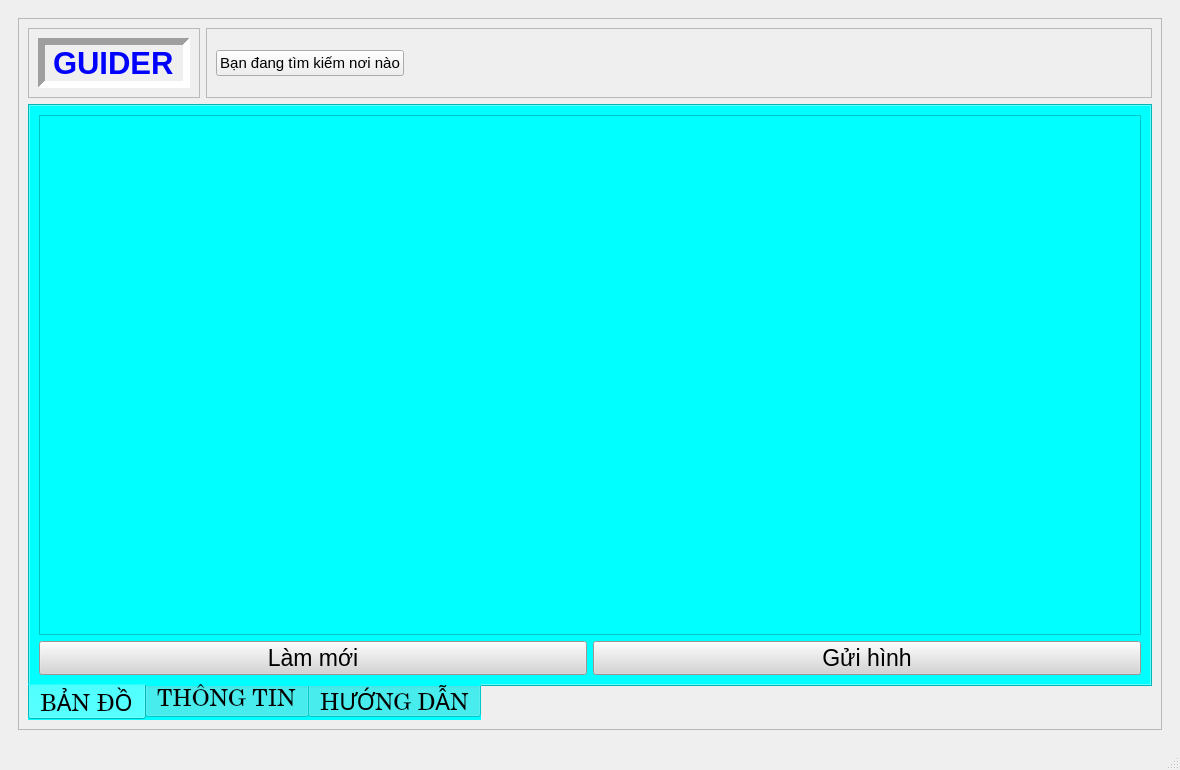
<?xml version="1.0" encoding="UTF-8"?>
<ui version="4.0">
 <class>MainWindow</class>
 <widget class="QMainWindow" name="MainWindow">
  <property name="geometry">
   <rect>
    <x>0</x>
    <y>0</y>
    <width>1180</width>
    <height>770</height>
   </rect>
  </property>
  <property name="windowTitle">
   <string>MainWindow</string>
  </property>
  <property name="autoFillBackground">
   <bool>true</bool>
  </property>
  <widget class="QWidget" name="centralwidget">
   <layout class="QGridLayout" name="gridLayout_8">
    <item row="0" column="0">
     <widget class="QStackedWidget" name="stackedWidget">
      <property name="currentIndex">
       <number>0</number>
      </property>
      <widget class="QWidget" name="main">
       <layout class="QGridLayout" name="gridLayout_6">
        <item row="0" column="0">
         <widget class="QFrame" name="frame">
          <property name="frameShape">
           <enum>QFrame::StyledPanel</enum>
          </property>
          <property name="frameShadow">
           <enum>QFrame::Raised</enum>
          </property>
          <layout class="QGridLayout" name="gridLayout_3">
           <item row="1" column="0" colspan="2">
            <widget class="QTabWidget" name="tab_alt">
             <property name="enabled">
              <bool>true</bool>
             </property>
             <property name="font">
              <font>
               <family>Century Schoolbook</family>
               <pointsize>17</pointsize>
              </font>
             </property>
             <property name="tabletTracking">
              <bool>true</bool>
             </property>
             <property name="acceptDrops">
              <bool>false</bool>
             </property>
             <property name="autoFillBackground">
              <bool>false</bool>
             </property>
             <property name="styleSheet">
              <string notr="true">QWidget { background-color:cyan; }</string>
             </property>
             <property name="tabPosition">
              <enum>QTabWidget::South</enum>
             </property>
             <property name="currentIndex">
              <number>0</number>
             </property>
             <property name="elideMode">
              <enum>Qt::ElideRight</enum>
             </property>
             <property name="documentMode">
              <bool>false</bool>
             </property>
             <property name="movable">
              <bool>false</bool>
             </property>
             <property name="tabBarAutoHide">
              <bool>false</bool>
             </property>
             <widget class="QWidget" name="map">
              <attribute name="title">
               <string>BẢN ĐỒ</string>
              </attribute>
              <layout class="QGridLayout" name="gridLayout_14">
               <item row="1" column="0">
                <widget class="QPushButton" name="refresh">
                 <property name="font">
                  <font>
                   <pointsize>17</pointsize>
                  </font>
                 </property>
                 <property name="styleSheet">
                  <string notr="true">QWidget { background-color:rgb(212, 212, 212); }</string>
                 </property>
                 <property name="text">
                  <string>Làm mới</string>
                 </property>
                 <property name="autoDefault">
                  <bool>true</bool>
                 </property>
                 <property name="default">
                  <bool>false</bool>
                 </property>
                 <property name="flat">
                  <bool>false</bool>
                 </property>
                </widget>
               </item>
               <item row="1" column="1">
                <widget class="QPushButton" name="send_image">
                 <property name="font">
                  <font>
                   <pointsize>17</pointsize>
                  </font>
                 </property>
                 <property name="styleSheet">
                  <string notr="true">QWidget { background-color:rgb(212, 212, 212); }</string>
                 </property>
                 <property name="text">
                  <string>Gửi hình</string>
                 </property>
                 <property name="autoDefault">
                  <bool>false</bool>
                 </property>
                 <property name="default">
                  <bool>false</bool>
                 </property>
                 <property name="flat">
                  <bool>false</bool>
                 </property>
                </widget>
               </item>
               <item row="0" column="0" colspan="2">
                <widget class="QGraphicsView" name="graphicsView">
                 <property name="frameShadow">
                  <enum>QFrame::Sunken</enum>
                 </property>
                </widget>
               </item>
              </layout>
             </widget>
             <widget class="QWidget" name="information">
              <attribute name="title">
               <string>THÔNG TIN</string>
              </attribute>
              <layout class="QGridLayout" name="gridLayout_4">
               <item row="0" column="0">
                <widget class="QTextBrowser" name="textBrowser">
                 <property name="html">
                  <string>&lt;!DOCTYPE HTML PUBLIC &quot;-//W3C//DTD HTML 4.0//EN&quot; &quot;http://www.w3.org/TR/REC-html40/strict.dtd&quot;&gt;
&lt;html&gt;&lt;head&gt;&lt;meta name=&quot;qrichtext&quot; content=&quot;1&quot; /&gt;&lt;style type=&quot;text/css&quot;&gt;
p, li { white-space: pre-wrap; }
&lt;/style&gt;&lt;/head&gt;&lt;body style=&quot; font-family:'MS Shell Dlg 2'; font-size:7.8pt; font-weight:400; font-style:normal;&quot;&gt;
&lt;p style=&quot; margin-top:0px; margin-bottom:0px; margin-left:0px; margin-right:0px; -qt-block-indent:0; text-indent:0px;&quot;&gt;&lt;span style=&quot; font-family:'Arial,sans-serif'; font-size:18pt; font-weight:600; font-style:italic; text-decoration: underline;&quot;&gt;GIỚI THIỆU&lt;/span&gt;&lt;span style=&quot; font-size:8pt;&quot;&gt; &lt;/span&gt;&lt;/p&gt;
&lt;p style=&quot; margin-top:0px; margin-bottom:0px; margin-left:0px; margin-right:0px; -qt-block-indent:0; text-indent:0px;&quot;&gt;&lt;span style=&quot; font-family:'Arial,sans-serif'; font-size:17pt;&quot;&gt;Xin chào bạn, đây là sản phẩm đến từ nhóm sinh viên trong cuộc thi Bách Khoa Innovation. Chúng tôi hi vọng thiết bị này có thể giải quyết vấn đề tìm đường trong các khu vực lớn.&lt;/span&gt;&lt;span style=&quot; font-size:8pt;&quot;&gt; &lt;/span&gt;&lt;/p&gt;
&lt;p style=&quot; margin-top:12px; margin-bottom:12px; margin-left:0px; margin-right:0px; -qt-block-indent:0; text-indent:0px;&quot;&gt;&lt;span style=&quot; font-family:'Arial,sans-serif'; font-size:17pt;&quot;&gt;Chúc bạn có những trải nghiệm thú vị với sản phẩm mới lạ này. Xin cảm ơn!&lt;/span&gt;&lt;span style=&quot; font-size:8pt;&quot;&gt; &lt;/span&gt;&lt;/p&gt;&lt;/body&gt;&lt;/html&gt;</string>
                 </property>
                </widget>
               </item>
              </layout>
             </widget>
             <widget class="QWidget" name="usage">
              <attribute name="title">
               <string>HƯỚNG DẪN</string>
              </attribute>
              <layout class="QVBoxLayout" name="verticalLayout_2">
               <item>
                <widget class="QTextEdit" name="guide">
                 <property name="font">
                  <font>
                   <family>Arial</family>
                   <pointsize>18</pointsize>
                   <weight>50</weight>
                   <italic>false</italic>
                   <bold>false</bold>
                  </font>
                 </property>
                 <property name="styleSheet">
                  <string notr="true">
font: 18pt &quot;Arial&quot;;</string>
                 </property>
                 <property name="readOnly">
                  <bool>true</bool>
                 </property>
                 <property name="html">
                  <string>&lt;!DOCTYPE HTML PUBLIC &quot;-//W3C//DTD HTML 4.0//EN&quot; &quot;http://www.w3.org/TR/REC-html40/strict.dtd&quot;&gt;
&lt;html&gt;&lt;head&gt;&lt;meta name=&quot;qrichtext&quot; content=&quot;1&quot; /&gt;&lt;style type=&quot;text/css&quot;&gt;
p, li { white-space: pre-wrap; }
&lt;/style&gt;&lt;/head&gt;&lt;body style=&quot; font-family:'Arial'; font-size:18pt; font-weight:400; font-style:normal;&quot;&gt;
&lt;p style=&quot; margin-top:0px; margin-bottom:0px; margin-left:0px; margin-right:0px; -qt-block-indent:0; text-indent:0px;&quot;&gt;&lt;span style=&quot; font-weight:600; text-decoration: underline;&quot;&gt;HƯỚNG DẪN SỬ DỤNG&lt;/span&gt;&lt;/p&gt;
&lt;p style=&quot; margin-top:0px; margin-bottom:0px; margin-left:0px; margin-right:0px; -qt-block-indent:0; text-indent:0px;&quot;&gt;- Chọn thanh tìm kiếm&lt;/p&gt;
&lt;p style=&quot; margin-top:0px; margin-bottom:0px; margin-left:0px; margin-right:0px; -qt-block-indent:0; text-indent:0px;&quot;&gt;- Chọn kính lúp bagts đầu tìm kiếm&lt;/p&gt;
&lt;p style=&quot; margin-top:0px; margin-bottom:0px; margin-left:0px; margin-right:0px; -qt-block-indent:0; text-indent:0px;&quot;&gt;- Ấn vào chỉ đường&lt;/p&gt;&lt;/body&gt;&lt;/html&gt;</string>
                 </property>
                </widget>
               </item>
              </layout>
             </widget>
            </widget>
           </item>
           <item row="0" column="1">
            <widget class="QFrame" name="frame_5">
             <property name="frameShape">
              <enum>QFrame::StyledPanel</enum>
             </property>
             <property name="frameShadow">
              <enum>QFrame::Raised</enum>
             </property>
             <layout class="QGridLayout" name="gridLayout_2">
              <item row="0" column="0">
               <widget class="QPushButton" name="click_to_search">
                <property name="font">
                 <font>
                  <pointsize>11</pointsize>
                 </font>
                </property>
                <property name="text">
                 <string>Bạn đang tìm kiếm nơi nào</string>
                </property>
                <property name="icon">
                 <iconset resource="../mapbachkhoa/map.qrc">
                  <normaloff>:/icon/icon/lookup-2.png</normaloff>:/icon/icon/lookup-2.png</iconset>
                </property>
                <property name="iconSize">
                 <size>
                  <width>50</width>
                  <height>50</height>
                 </size>
                </property>
               </widget>
              </item>
              <item row="0" column="1">
               <spacer name="horizontalSpacer">
                <property name="orientation">
                 <enum>Qt::Horizontal</enum>
                </property>
                <property name="sizeHint" stdset="0">
                 <size>
                  <width>618</width>
                  <height>20</height>
                 </size>
                </property>
               </spacer>
              </item>
             </layout>
            </widget>
           </item>
           <item row="0" column="0">
            <widget class="QFrame" name="frame_">
             <property name="frameShape">
              <enum>QFrame::StyledPanel</enum>
             </property>
             <property name="frameShadow">
              <enum>QFrame::Raised</enum>
             </property>
             <layout class="QGridLayout" name="gridLayout_5">
              <item row="0" column="0">
               <widget class="QLabel" name="label">
                <property name="font">
                 <font>
                  <pointsize>23</pointsize>
                  <weight>75</weight>
                  <bold>true</bold>
                  <strikeout>false</strikeout>
                 </font>
                </property>
                <property name="styleSheet">
                 <string notr="true">QWidget { color:blue; }</string>
                </property>
                <property name="frameShape">
                 <enum>QFrame::Panel</enum>
                </property>
                <property name="frameShadow">
                 <enum>QFrame::Sunken</enum>
                </property>
                <property name="lineWidth">
                 <number>7</number>
                </property>
                <property name="text">
                 <string>&lt;html&gt;&lt;head/&gt;&lt;body&gt;&lt;p align=&quot;justify&quot;&gt;GUIDER&lt;/p&gt;&lt;/body&gt;&lt;/html&gt;</string>
                </property>
                <property name="wordWrap">
                 <bool>false</bool>
                </property>
               </widget>
              </item>
             </layout>
            </widget>
           </item>
          </layout>
         </widget>
        </item>
       </layout>
      </widget>
      <widget class="QWidget" name="search_bar">
       <layout class="QGridLayout" name="gridLayout_9">
        <item row="0" column="0">
         <widget class="QFrame" name="frame_3">
          <property name="frameShape">
           <enum>QFrame::StyledPanel</enum>
          </property>
          <property name="frameShadow">
           <enum>QFrame::Raised</enum>
          </property>
          <layout class="QGridLayout" name="gridLayout">
           <item row="0" column="1">
            <spacer name="horizontalSpacer_3">
             <property name="orientation">
              <enum>Qt::Horizontal</enum>
             </property>
             <property name="sizeHint" stdset="0">
              <size>
               <width>981</width>
               <height>20</height>
              </size>
             </property>
            </spacer>
           </item>
           <item row="1" column="0" colspan="2">
            <widget class="QFrame" name="frame_6">
             <property name="frameShape">
              <enum>QFrame::StyledPanel</enum>
             </property>
             <property name="frameShadow">
              <enum>QFrame::Raised</enum>
             </property>
             <layout class="QGridLayout" name="gridLayout_7">
              <item row="1" column="2">
               <widget class="QLineEdit" name="destination">
                <property name="font">
                 <font>
                  <pointsize>13</pointsize>
                 </font>
                </property>
                <property name="inputMask">
                 <string/>
                </property>
                <property name="text">
                 <string/>
                </property>
                <property name="frame">
                 <bool>true</bool>
                </property>
                <property name="echoMode">
                 <enum>QLineEdit::Normal</enum>
                </property>
                <property name="cursorPosition">
                 <number>0</number>
                </property>
                <property name="readOnly">
                 <bool>false</bool>
                </property>
                <property name="placeholderText">
                 <string>Nhập địa điểm bạn muốn đến</string>
                </property>
                <property name="clearButtonEnabled">
                 <bool>true</bool>
                </property>
               </widget>
              </item>
              <item row="0" column="5" rowspan="2">
               <spacer name="horizontalSpacer_2">
                <property name="orientation">
                 <enum>Qt::Horizontal</enum>
                </property>
                <property name="sizeHint" stdset="0">
                 <size>
                  <width>677</width>
                  <height>20</height>
                 </size>
                </property>
               </spacer>
              </item>
              <item row="0" column="4" rowspan="2">
               <widget class="QPushButton" name="start_lookup_2">
                <property name="font">
                 <font>
                  <pointsize>12</pointsize>
                 </font>
                </property>
                <property name="text">
                 <string>Thông tin
điểm đến</string>
                </property>
                <property name="icon">
                 <iconset resource="../mapbachkhoa/map.qrc">
                  <normaloff>:/map/search-information-pngrepo-com.png</normaloff>:/map/search-information-pngrepo-com.png</iconset>
                </property>
                <property name="iconSize">
                 <size>
                  <width>50</width>
                  <height>50</height>
                 </size>
                </property>
               </widget>
              </item>
              <item row="0" column="3" rowspan="2">
               <widget class="QPushButton" name="start_lookup">
                <property name="font">
                 <font>
                  <pointsize>15</pointsize>
                 </font>
                </property>
                <property name="text">
                 <string>Tìm đường</string>
                </property>
                <property name="icon">
                 <iconset resource="../mapbachkhoa/map.qrc">
                  <normaloff>:/icon/icon/lookup-2.png</normaloff>:/icon/icon/lookup-2.png</iconset>
                </property>
                <property name="iconSize">
                 <size>
                  <width>50</width>
                  <height>50</height>
                 </size>
                </property>
               </widget>
              </item>
              <item row="1" column="0">
               <widget class="QLineEdit" name="departure">
                <property name="font">
                 <font>
                  <pointsize>13</pointsize>
                 </font>
                </property>
                <property name="inputMask">
                 <string/>
                </property>
                <property name="text">
                 <string>B4</string>
                </property>
                <property name="frame">
                 <bool>true</bool>
                </property>
                <property name="echoMode">
                 <enum>QLineEdit::Normal</enum>
                </property>
                <property name="cursorPosition">
                 <number>2</number>
                </property>
                <property name="readOnly">
                 <bool>false</bool>
                </property>
                <property name="placeholderText">
                 <string>Điểm bắt đầu</string>
                </property>
                <property name="clearButtonEnabled">
                 <bool>true</bool>
                </property>
               </widget>
              </item>
              <item row="2" column="0" colspan="6">
               <widget class="QTableView" name="room_building">
                <property name="font">
                 <font>
                  <pointsize>15</pointsize>
                 </font>
                </property>
                <property name="styleSheet">
                 <string notr="true">mvkldv
klsaklsa</string>
                </property>
               </widget>
              </item>
              <item row="0" column="1" rowspan="2" colspan="2">
               <spacer name="horizontalSpacer_4">
                <property name="orientation">
                 <enum>Qt::Horizontal</enum>
                </property>
                <property name="sizeHint" stdset="0">
                 <size>
                  <width>76</width>
                  <height>20</height>
                 </size>
                </property>
               </spacer>
              </item>
             </layout>
            </widget>
           </item>
           <item row="0" column="0">
            <widget class="QPushButton" name="backbutton1">
             <property name="font">
              <font>
               <pointsize>13</pointsize>
              </font>
             </property>
             <property name="text">
              <string>Quay lại</string>
             </property>
             <property name="icon">
              <iconset resource="../mapbachkhoa/map.qrc">
               <normaloff>:/icon/icon/back-icon-png-17.png</normaloff>:/icon/icon/back-icon-png-17.png</iconset>
             </property>
             <property name="iconSize">
              <size>
               <width>30</width>
               <height>30</height>
              </size>
             </property>
            </widget>
           </item>
          </layout>
         </widget>
        </item>
       </layout>
      </widget>
      <widget class="QWidget" name="page_info">
       <layout class="QGridLayout" name="gridLayout_12">
        <item row="0" column="1">
         <spacer name="horizontalSpacer_5">
          <property name="orientation">
           <enum>Qt::Horizontal</enum>
          </property>
          <property name="sizeHint" stdset="0">
           <size>
            <width>957</width>
            <height>20</height>
           </size>
          </property>
         </spacer>
        </item>
        <item row="0" column="0">
         <widget class="QPushButton" name="backbutton2">
          <property name="enabled">
           <bool>true</bool>
          </property>
          <property name="font">
           <font>
            <pointsize>13</pointsize>
           </font>
          </property>
          <property name="text">
           <string>Quay lại</string>
          </property>
          <property name="icon">
           <iconset resource="../mapbachkhoa/map.qrc">
            <normaloff>:/icon/icon/back-icon-png-17.png</normaloff>:/icon/icon/back-icon-png-17.png</iconset>
          </property>
          <property name="iconSize">
           <size>
            <width>30</width>
            <height>30</height>
           </size>
          </property>
         </widget>
        </item>
        <item row="1" column="0" colspan="2">
         <widget class="QFrame" name="frame_7">
          <property name="frameShape">
           <enum>QFrame::StyledPanel</enum>
          </property>
          <property name="frameShadow">
           <enum>QFrame::Raised</enum>
          </property>
          <layout class="QGridLayout" name="gridLayout_11">
           <item row="2" column="0">
            <spacer name="horizontalSpacer_6">
             <property name="orientation">
              <enum>Qt::Horizontal</enum>
             </property>
             <property name="sizeHint" stdset="0">
              <size>
               <width>767</width>
               <height>20</height>
              </size>
             </property>
            </spacer>
           </item>
           <item row="2" column="2">
            <spacer name="horizontalSpacer_7">
             <property name="orientation">
              <enum>Qt::Horizontal</enum>
             </property>
             <property name="sizeHint" stdset="0">
              <size>
               <width>197</width>
               <height>20</height>
              </size>
             </property>
            </spacer>
           </item>
           <item row="2" column="1">
            <widget class="QPushButton" name="find_path">
             <property name="font">
              <font>
               <pointsize>11</pointsize>
              </font>
             </property>
             <property name="text">
              <string>Chỉ đường</string>
             </property>
             <property name="icon">
              <iconset resource="../mapbachkhoa/map.qrc">
               <normaloff>:/map/download (1).jfif</normaloff>:/map/download (1).jfif</iconset>
             </property>
             <property name="iconSize">
              <size>
               <width>45</width>
               <height>45</height>
              </size>
             </property>
            </widget>
           </item>
           <item row="0" column="0">
            <widget class="QFrame" name="frame_8">
             <property name="frameShape">
              <enum>QFrame::StyledPanel</enum>
             </property>
             <property name="frameShadow">
              <enum>QFrame::Raised</enum>
             </property>
             <layout class="QGridLayout" name="gridLayout_10">
              <item row="0" column="0">
               <widget class="QTextEdit" name="info_room">
                <property name="readOnly">
                 <bool>true</bool>
                </property>
                <property name="html">
                 <string>&lt;!DOCTYPE HTML PUBLIC &quot;-//W3C//DTD HTML 4.0//EN&quot; &quot;http://www.w3.org/TR/REC-html40/strict.dtd&quot;&gt;
&lt;html&gt;&lt;head&gt;&lt;meta name=&quot;qrichtext&quot; content=&quot;1&quot; /&gt;&lt;style type=&quot;text/css&quot;&gt;
p, li { white-space: pre-wrap; }
&lt;/style&gt;&lt;/head&gt;&lt;body style=&quot; font-family:'MS Shell Dlg 2'; font-size:7.8pt; font-weight:400; font-style:normal;&quot;&gt;
&lt;table border=&quot;0&quot; style=&quot; margin-top:0px; margin-bottom:0px; margin-left:0px; margin-right:0px;&quot; cellspacing=&quot;0&quot; cellpadding=&quot;0&quot; bgcolor=&quot;#ffffff&quot;&gt;
&lt;tr&gt;
&lt;td style=&quot; padding-left:0; padding-right:0; padding-top:0; padding-bottom:0;&quot;&gt;
&lt;p style=&quot; margin-top:12px; margin-bottom:12px; margin-left:0px; margin-right:0px; -qt-block-indent:0; text-indent:0px;&quot;&gt;&lt;span style=&quot; font-size:18pt;&quot;&gt;&lt;br /&gt;&lt;/span&gt;&lt;/p&gt;
&lt;p style=&quot; margin-top:12px; margin-bottom:12px; margin-left:0px; margin-right:0px; -qt-block-indent:0; text-indent:0px;&quot;&gt;&lt;span style=&quot; font-family:'arial,helvetica,sans-serif'; font-size:18pt; font-weight:600; color:#333333;&quot;&gt;Văn phòng&lt;/span&gt;&lt;/p&gt;&lt;/td&gt;
&lt;td style=&quot; padding-left:0; padding-right:0; padding-top:0; padding-bottom:0;&quot;&gt;
&lt;p style=&quot; margin-top:12px; margin-bottom:12px; margin-left:0px; margin-right:0px; -qt-block-indent:0; text-indent:0px;&quot;&gt;&lt;span style=&quot; font-family:'arial,helvetica,sans-serif'; font-size:18pt; font-weight:600; color:#333333;&quot;&gt;KHOA KHOA HỌC VÀ KĨ THUẬT MÁY TÍNH&lt;/span&gt;&lt;/p&gt;
&lt;p style=&quot; margin-top:12px; margin-bottom:12px; margin-left:0px; margin-right:0px; -qt-block-indent:0; text-indent:0px;&quot;&gt;&lt;span style=&quot; font-family:'arial,helvetica,sans-serif'; font-size:18pt; color:#333333;&quot;&gt;: A3 – 268 Lý Thường Kiệt, Q. 10, TP. HCM&lt;/span&gt;&lt;/p&gt;&lt;/td&gt;&lt;/tr&gt;
&lt;tr&gt;
&lt;td style=&quot; padding-left:0; padding-right:0; padding-top:0; padding-bottom:0;&quot;&gt;
&lt;p style=&quot; margin-top:12px; margin-bottom:12px; margin-left:0px; margin-right:0px; -qt-block-indent:0; text-indent:0px;&quot;&gt;&lt;span style=&quot; font-family:'arial,helvetica,sans-serif'; font-size:18pt; font-weight:600; color:#333333;&quot;&gt;Điện thoại&lt;/span&gt;&lt;/p&gt;&lt;/td&gt;
&lt;td style=&quot; padding-left:0; padding-right:0; padding-top:0; padding-bottom:0;&quot;&gt;
&lt;p style=&quot; margin-top:12px; margin-bottom:12px; margin-left:0px; margin-right:0px; -qt-block-indent:0; text-indent:0px;&quot;&gt;&lt;span style=&quot; font-family:'arial,helvetica,sans-serif'; font-size:18pt; color:#333333;&quot;&gt;: (84.8) 8.647.256 - Ext: 5847&lt;/span&gt;&lt;/p&gt;&lt;/td&gt;&lt;/tr&gt;
&lt;tr&gt;
&lt;td style=&quot; padding-left:0; padding-right:0; padding-top:0; padding-bottom:0;&quot;&gt;
&lt;p style=&quot; margin-top:12px; margin-bottom:12px; margin-left:0px; margin-right:0px; -qt-block-indent:0; text-indent:0px;&quot;&gt;&lt;span style=&quot; font-family:'arial,helvetica,sans-serif'; font-size:18pt; font-weight:600; color:#333333;&quot;&gt;Fax&lt;/span&gt;&lt;/p&gt;&lt;/td&gt;
&lt;td style=&quot; padding-left:0; padding-right:0; padding-top:0; padding-bottom:0;&quot;&gt;
&lt;p style=&quot; margin-top:12px; margin-bottom:12px; margin-left:0px; margin-right:0px; -qt-block-indent:0; text-indent:0px;&quot;&gt;&lt;span style=&quot; font-family:'arial,helvetica,sans-serif'; font-size:18pt; color:#333333;&quot;&gt;: (84.8) 8.645.137&lt;/span&gt;&lt;/p&gt;&lt;/td&gt;&lt;/tr&gt;
&lt;tr&gt;
&lt;td style=&quot; padding-left:0; padding-right:0; padding-top:0; padding-bottom:0;&quot;&gt;
&lt;p style=&quot; margin-top:12px; margin-bottom:12px; margin-left:0px; margin-right:0px; -qt-block-indent:0; text-indent:0px;&quot;&gt;&lt;span style=&quot; font-family:'arial,helvetica,sans-serif'; font-size:18pt; font-weight:600; color:#333333;&quot;&gt;Website&lt;/span&gt;&lt;/p&gt;&lt;/td&gt;
&lt;td style=&quot; padding-left:0; padding-right:0; padding-top:0; padding-bottom:0;&quot;&gt;
&lt;p style=&quot; margin-top:12px; margin-bottom:12px; margin-left:0px; margin-right:0px; -qt-block-indent:0; text-indent:0px;&quot;&gt;&lt;span style=&quot; font-family:'arial,helvetica,sans-serif'; font-size:18pt; color:#333333;&quot;&gt;: &lt;/span&gt;&lt;a href=&quot;http://www.cse.hcmut.edu.vn/&quot;&gt;&lt;span style=&quot; font-family:'arial,helvetica,sans-serif'; font-size:18pt; text-decoration: underline; color:#428bca; background-color:transparent;&quot;&gt;http://www.cse.hcmut.edu.vn&lt;/span&gt;&lt;/a&gt;&lt;/p&gt;&lt;/td&gt;&lt;/tr&gt;
&lt;tr&gt;
&lt;td style=&quot; padding-left:0; padding-right:0; padding-top:0; padding-bottom:0;&quot;&gt;
&lt;p style=&quot; margin-top:12px; margin-bottom:12px; margin-left:0px; margin-right:0px; -qt-block-indent:0; text-indent:0px;&quot;&gt;&lt;span style=&quot; font-family:'arial,helvetica,sans-serif'; font-size:18pt; font-weight:600; color:#333333;&quot;&gt;Email&lt;/span&gt;&lt;/p&gt;&lt;/td&gt;
&lt;td style=&quot; padding-left:0; padding-right:0; padding-top:0; padding-bottom:0;&quot;&gt;
&lt;p style=&quot; margin-top:12px; margin-bottom:12px; margin-left:0px; margin-right:0px; -qt-block-indent:0; text-indent:0px;&quot;&gt;&lt;span style=&quot; font-family:'arial,helvetica,sans-serif'; font-size:18pt; color:#333333;&quot;&gt;: &lt;/span&gt;&lt;a href=&quot;mailto:welcome@cse.hcmut.edu.vn&quot;&gt;&lt;span style=&quot; font-family:'arial,helvetica,sans-serif'; font-size:18pt; text-decoration: underline; color:#428bca; background-color:transparent;&quot;&gt;welcome@cse.hcmut.edu.vn&lt;/span&gt;&lt;/a&gt;&lt;/p&gt;&lt;/td&gt;&lt;/tr&gt;
&lt;tr&gt;
&lt;td style=&quot; padding-left:0; padding-right:0; padding-top:0; padding-bottom:0;&quot;&gt;
&lt;p style=&quot; margin-top:12px; margin-bottom:12px; margin-left:0px; margin-right:0px; -qt-block-indent:0; text-indent:0px;&quot;&gt;&lt;span style=&quot; font-family:'arial,helvetica,sans-serif'; font-size:18pt; font-weight:600; color:#333333;&quot;&gt;Trưởng khoa&lt;/span&gt;&lt;/p&gt;&lt;/td&gt;
&lt;td style=&quot; padding-left:0; padding-right:0; padding-top:0; padding-bottom:0;&quot;&gt;
&lt;p style=&quot; margin-top:12px; margin-bottom:12px; margin-left:0px; margin-right:0px; -qt-block-indent:0; text-indent:0px;&quot;&gt;&lt;span style=&quot; font-family:'arial,helvetica,sans-serif'; font-size:18pt; color:#333333;&quot;&gt;: TS Phạm Trần Vũ&lt;/span&gt;&lt;/p&gt;&lt;/td&gt;&lt;/tr&gt;
&lt;tr&gt;
&lt;td style=&quot; padding-left:0; padding-right:0; padding-top:0; padding-bottom:0;&quot;&gt;
&lt;p style=&quot; margin-top:12px; margin-bottom:12px; margin-left:0px; margin-right:0px; -qt-block-indent:0; text-indent:0px;&quot;&gt;&lt;span style=&quot; font-family:'arial,helvetica,sans-serif'; font-size:18pt; font-weight:600; color:#333333;&quot;&gt;Email của Trưởng khoa&lt;/span&gt;&lt;/p&gt;&lt;/td&gt;
&lt;td style=&quot; padding-left:0; padding-right:0; padding-top:0; padding-bottom:0;&quot;&gt;
&lt;p style=&quot; margin-top:12px; margin-bottom:12px; margin-left:0px; margin-right:0px; -qt-block-indent:0; text-indent:0px;&quot;&gt;&lt;span style=&quot; font-family:'arial,helvetica,sans-serif'; font-size:18pt; color:#333333;&quot;&gt;: &lt;/span&gt;&lt;a href=&quot;http://ptvu@cse.hcmut.edu.vn/&quot;&gt;&lt;span style=&quot; font-family:'verdana,geneva,sans-serif'; font-size:18pt; text-decoration: underline; color:#428bca; background-color:transparent;&quot;&gt;ptvu@cse.hcmut.edu.vn&lt;/span&gt;&lt;/a&gt;&lt;/p&gt;&lt;/td&gt;&lt;/tr&gt;&lt;/table&gt;
&lt;p style=&quot;-qt-paragraph-type:empty; margin-top:0px; margin-bottom:0px; margin-left:0px; margin-right:0px; -qt-block-indent:0; text-indent:0px; font-size:18pt;&quot;&gt;&lt;br /&gt;&lt;/p&gt;&lt;/body&gt;&lt;/html&gt;</string>
                </property>
               </widget>
              </item>
             </layout>
            </widget>
           </item>
           <item row="0" column="1" colspan="2">
            <widget class="QLabel" name="image_room">
             <property name="text">
              <string/>
             </property>
             <property name="pixmap">
              <pixmap>khohtmt.jpg</pixmap>
             </property>
             <property name="scaledContents">
              <bool>true</bool>
             </property>
            </widget>
           </item>
          </layout>
         </widget>
        </item>
       </layout>
      </widget>
     </widget>
    </item>
   </layout>
  </widget>
  <widget class="QMenuBar" name="menubar">
   <property name="geometry">
    <rect>
     <x>0</x>
     <y>0</y>
     <width>1180</width>
     <height>26</height>
    </rect>
   </property>
  </widget>
  <widget class="QStatusBar" name="statusbar"/>
 </widget>
 <tabstops>
  <tabstop>tab_alt</tabstop>
  <tabstop>send_image</tabstop>
  <tabstop>refresh</tabstop>
  <tabstop>guide</tabstop>
  <tabstop>click_to_search</tabstop>
  <tabstop>destination</tabstop>
  <tabstop>departure</tabstop>
  <tabstop>start_lookup</tabstop>
  <tabstop>room_building</tabstop>
  <tabstop>backbutton1</tabstop>
  <tabstop>backbutton2</tabstop>
  <tabstop>find_path</tabstop>
  <tabstop>info_room</tabstop>
 </tabstops>
 <resources>
  <include location="../mapbachkhoa/map.qrc"/>
 </resources>
 <connections/>
</ui>
